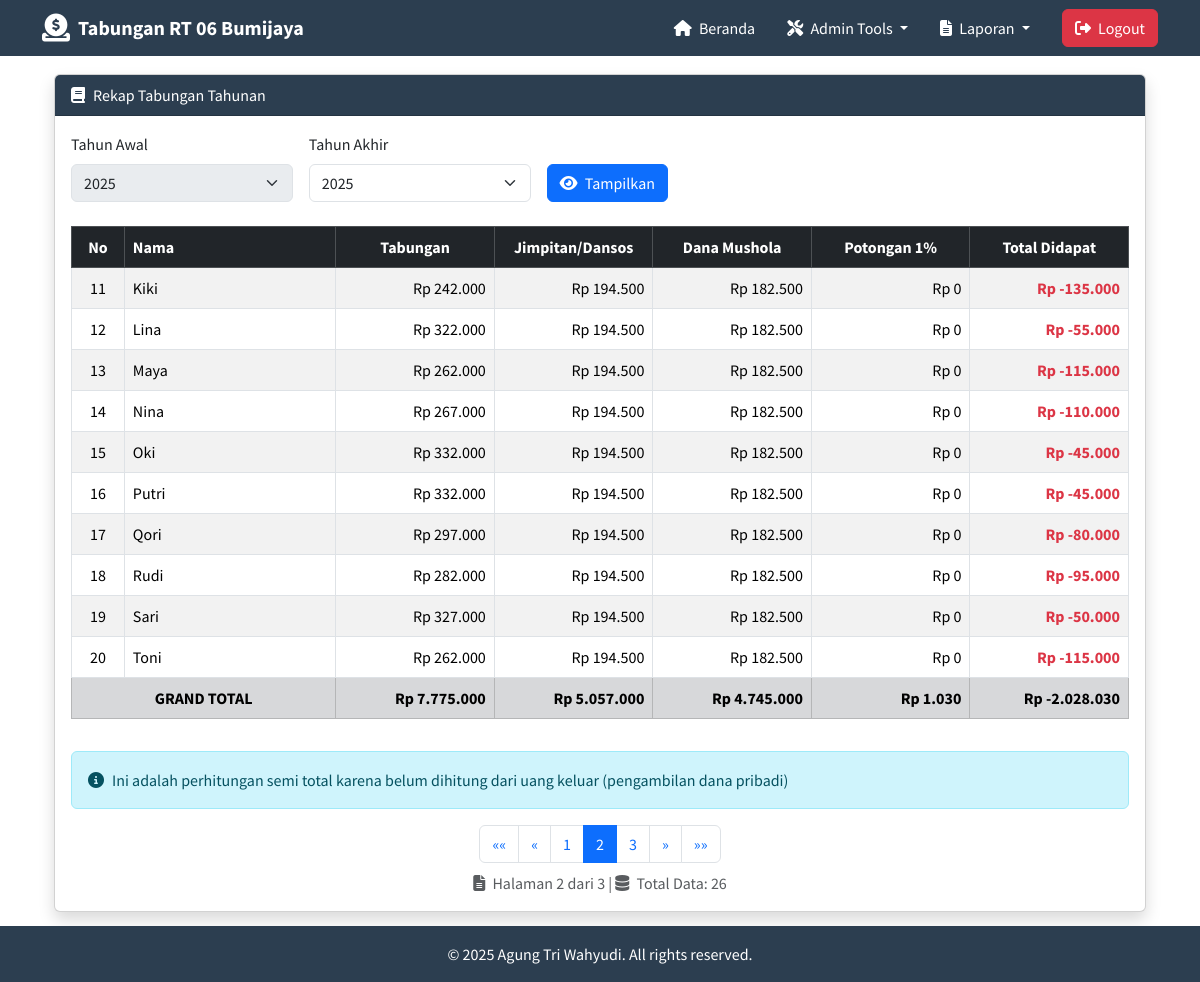
Page /rekap_tahunan.php?tahun=25&page=2 (signed in) on the committed database.
### tables this page shows
CREATE TABLE `warga` (
  `id` int NOT NULL,
  `nama` varchar(50) NOT NULL
);

### rekap_tahunan.php (the view, shortened to what this page needs)
<?php
include 'core/koneksi.php';
include 'core/headers.php';
$records_per_page = 10;
$page = isset($_GET['page']) ? (int)$_GET['page'] : 1;
$page = max($page, 1);
$offset = ($page - 1) * $records_per_page;
$tahun = isset($_GET['tahun']) ? $_GET['tahun'] : 25;
?>
<div class="container mt-4">
    <div class="card shadow">
        <div class="card-header bg-abu-abu text-white">
            <p class="mb-0"><i class="fas fa-book me-2"></i>Rekap Tabungan Tahunan</p>
        </div>
        <div class="card-body">
            <div class="row mb-4">
                <div class="col-md-8">
                    <form method="GET" class="row g-3 align-items-end">
                        <div class="col-md-4">
                            <label for="tahun_awal" class="form-label">Tahun Awal</label>
                            <select name="tahun_awal" id="tahun_awal" class="form-select" disabled>
                                <option value="25" selected>2025</option>
                            </select>
                        </div>
                        <div class="col-md-4">
                            <label for="tahun" class="form-label">Tahun Akhir</label>
                            <select name="tahun" id="tahun" class="form-select">
                                <option value="25" <?php echo ($tahun == 25) ? 'selected' : ''; ?>>2025</option>
                            </select>
                        </div>
                        <div class="col-md-4">
                            <button type="submit" class="btn btn-primary w-70 mt-2">
                                <i class="fas fa-eye me-1"></i> Tampilkan
                            </button>
                        </div>
                    </form>
                </div>
            </div>
            <?php
            $total_hari = date('L', strtotime("20$tahun-01-01")) ? 366 : 365;
            $tables_query = "SHOW TABLES LIKE 'tab_%$tahun'";
            $tables_result = $conn->query($tables_query);
            $tables = array();
            if ($tables_result) {
                while ($row = $tables_result->fetch_array()) {
                    $tables[] = $row[0];
                }
            }
            $total_records = $conn->query("SELECT COUNT(*) FROM warga")->fetch_row()[0];
            $total_pages = ceil($total_records / $records_per_page);
            $grand_total_tabungan = 0;
            $grand_total_jimpitan = 0;
            $grand_total_mushola = 0;
            $grand_total_potongan = 0;
            $grand_total_akhir = 0;
            $sql_all_warga = "SELECT id, nama FROM warga ORDER BY id ASC";
            $result_all_warga = $conn->query($sql_all_warga);
            if ($result_all_warga && $result_all_warga->num_rows > 0) {
                while ($row_warga = $result_all_warga->fetch_assoc()) {
                    $warga_id = $row_warga['id'];
                    $total_tabungan = 0;
                    foreach ($tables as $table) {
                        $sql_total = "SELECT COALESCE(SUM(jumlah), 0) AS total FROM `$table` WHERE warga_id = '$warga_id'";
                        $result_total = $conn->query($sql_total);
                        if ($result_total) {
                            $row_total = $result_total->fetch_assoc();
                            $total_tabungan += $row_total['total'];
                        }
                    }
                    $jimpitan_dansos = ($total_hari * JIMPITAN_PER_HARI) + (12 * DANSOS_PER_BULAN);
                    $dana_mushola = $total_hari * DANA_MUSHOLA_PER_HARI;
                    $total_potongan = $jimpitan_dansos + $dana_mushola;
                    $sisa_tabungan = $total_tabungan - $total_potongan;
                    $potongan_1persen = $sisa_tabungan > 0 ? $sisa_tabungan * 0.01 : 0;
                    $hasil_akhir = $sisa_tabungan - $potongan_1persen;
                    $grand_total_tabungan += $total_tabungan;
                    $grand_total_jimpitan += $jimpitan_dansos;
                    $grand_total_mushola += $dana_mushola;
                    $grand_total_potongan += $potongan_1persen;
                    $grand_total_akhir += $hasil_akhir;
                }
            }
            $sql_warga = "SELECT id, nama FROM warga ORDER BY id ASC LIMIT $offset, $records_per_page";
            $result_warga = $conn->query($sql_warga);
            if ($result_warga && $result_warga->num_rows > 0) {
                echo '<div class="table-responsive">
                        <table class="table table-striped table-bordered table-hover">
                            <thead class="table-dark">
                                <tr>
                                    <th width="5%" class="text-center">No</th>
                                    <th>Nama</th>
                                    <th width="15%" class="text-center">Tabungan</th>
                                    <th width="15%" class="text-center">Jimpitan/Dansos</th>
                                    <th width="15%" class="text-center">Dana Mushola</th>
                                    <th width="15%" class="text-center">Potongan 1%</th>
                                    <th width="15%" class="text-center">Total Didapat</th>
                                </tr>
                            </thead>
                            <tbody>';
                $no = $offset + 1;
                while ($row_warga = $result_warga->fetch_assoc()) {
                    $warga_id = $row_warga['id'];
                    $nama = $row_warga['nama'];
                    $total_tabungan = 0;
                    foreach ($tables as $table) {
                        $sql_total = "SELECT COALESCE(SUM(jumlah), 0) AS total FROM `$table` WHERE warga_id = '$warga_id'";
                        $result_total = $conn->query($sql_total);
                        if ($result_total) {
                            $row_total = $result_total->fetch_assoc();
                            $total_tabungan += $row_total['total'];
                        }
                    }
                    $jimpitan_dansos = ($total_hari * JIMPITAN_PER_HARI) + (12 * DANSOS_PER_BULAN);
                    $dana_mushola = $total_hari * DANA_MUSHOLA_PER_HARI;
                    $total_potongan = $jimpitan_dansos + $dana_mushola;
                    $sisa_tabungan = $total_tabungan - $total_potongan;
                    $potongan_1persen = $sisa_tabungan > 0 ? $sisa_tabungan * 0.01 : 0;
                    $hasil_akhir = $sisa_tabungan - $potongan_1persen;
                    echo "<tr>
                            <td class='text-center'>{$no}</td>
                            <td>" . htmlspecialchars($nama) . "</td>
                            <td class='text-end'>Rp " . number_format($total_tabungan, 0, ',', '.') . "</td>
                            <td class='text-end'>Rp " . number_format($jimpitan_dansos, 0, ',', '.') . "</td>
                            <td class='text-end'>Rp " . number_format($dana_mushola, 0, ',', '.') . "</td>
                            <td class='text-end'>Rp " . number_format($potongan_1persen, 0, ',', '.') . "</td>
                            <td class='text-end " . ($hasil_akhir < 0 ? "text-danger fw-bold" : "") . "'>Rp " . number_format($hasil_akhir, 0, ',', '.') . "</td>
                          </tr>";
                    $no++;
                }
                echo '<tr class="table-secondary">
                        <th colspan="2" class="text-center">GRAND TOTAL</th>
                        <th class="text-end">Rp ' . number_format($grand_total_tabungan, 0, ',', '.') . '</th>
                        <th class="text-end">Rp ' . number_format($grand_total_jimpitan, 0, ',', '.') . '</th>
                        <th class="text-end">Rp ' . number_format($grand_total_mushola, 0, ',', '.') . '</th>
                        <th class="text-end">Rp ' . number_format($grand_total_potongan, 0, ',', '.') . '</th>
                        <th class="text-end">Rp ' . number_format($grand_total_akhir, 0, ',', '.') . '</th>
                      </tr>';
                echo '</tbody></table></div>';
                echo '<div class="alert alert-info mt-3">
                        <i class="fas fa-info-circle me-2"></i>Ini adalah perhitungan semi total karena belum dihitung dari uang keluar (pengambilan dana pribadi)
                      </div>';
                echo '<nav aria-label="Page navigation">
                        <ul class="pagination justify-content-center mb-2">';
                if ($page > 1) {
                    echo '<li class="page-item">
                            <a class="page-link" href="?tahun=' . $tahun . '&page=1" aria-label="First">
                                <span aria-hidden="true">&laquo;&laquo;</span>
                            </a>
                          </li>
                          <li class="page-item">
                            <a class="page-link" href="?tahun=' . $tahun . '&page=' . ($page - 1) . '" aria-label="Previous">
                                <span aria-hidden="true">&laquo;</span>
                            </a>
                          </li>';
                }
                $start_page = max(1, $page - 2);
                $end_page = min($total_pages, $page + 2);
                for ($i = $start_page; $i <= $end_page; $i++) {
                    echo '<li class="page-item ' . ($i == $page ? 'active' : '') . '">
                            <a class="page-link" href="?tahun=' . $tahun . '&page=' . $i . '">' . $i . '</a>
                          </li>';
                }
                if ($page < $total_pages) {
                    echo '<li class="page-item">
                            <a class="page-link" href="?tahun=' . $tahun . '&page=' . ($page + 1) . '" aria-label="Next">
                                <span aria-hidden="true">&raquo;</span>
                            </a>
                          </li>
                          <li class="page-item">
                            <a class="page-link" href="?tahun=' . $tahun . '&page=' . $total_pages . '" aria-label="Last">
                                <span aria-hidden="true">&raquo;&raquo;</span>
                            </a>
                          </li>';
                }
                echo '</ul></nav>';
                echo '<div class="text-center text-muted">
                        <i class="fas fa-file-alt me-1"></i> Halaman ' . $page . ' dari ' . $total_pages . ' |
                        <i class="fas fa-database me-1"></i> Total Data: ' . $total_records . '
                      </div>';
            } else {
                echo '<div class="alert alert-info text-center">
                        <i class="fas fa-info-circle me-2"></i>Tidak ada data warga.
                      </div>';
            }
            ?>
        </div>
    </div>
</div>
<?php include 'core/footer.php'; ?>

### assets/css/main.css (style rules this page uses)
body, .btn, .form-control, .nav, .card, h1, h2, h3, h4, h5, h6, p, a, span, div { font-family: "Source Sans Pro", sans-serif !important; }
.fa, .fas, .far, .fal, .fab { font-family: "Font Awesome 6 Free" !important; font-weight: 900; }
.bg-abu-abu { --bs-bg-opacity: 1; background-color: #2c3e50 !important; }

### rows in the picture
warga: nama "Kiki", total_tabungan "242.000", jimpitan_dansos "194.500", dana_mushola "182.500", potongan_1persen "0", hasil_akhir "-135.000"
warga: nama "Lina", total_tabungan "322.000", jimpitan_dansos "194.500", dana_mushola "182.500", potongan_1persen "0", hasil_akhir "-55.000"
warga: nama "Maya", total_tabungan "262.000", jimpitan_dansos "194.500", dana_mushola "182.500", potongan_1persen "0", hasil_akhir "-115.000"
warga: nama "Nina", total_tabungan "267.000", jimpitan_dansos "194.500", dana_mushola "182.500", potongan_1persen "0", hasil_akhir "-110.000"
warga: nama "Oki", total_tabungan "332.000", jimpitan_dansos "194.500", dana_mushola "182.500", potongan_1persen "0", hasil_akhir "-45.000"
warga: nama "Putri", total_tabungan "332.000", jimpitan_dansos "194.500", dana_mushola "182.500", potongan_1persen "0", hasil_akhir "-45.000"
warga: nama "Qori", total_tabungan "297.000", jimpitan_dansos "194.500", dana_mushola "182.500", potongan_1persen "0", hasil_akhir "-80.000"
warga: nama "Rudi", total_tabungan "282.000", jimpitan_dansos "194.500", dana_mushola "182.500", potongan_1persen "0", hasil_akhir "-95.000"
warga: nama "Sari", total_tabungan "327.000", jimpitan_dansos "194.500", dana_mushola "182.500", potongan_1persen "0", hasil_akhir "-50.000"
warga: nama "Toni", total_tabungan "262.000", jimpitan_dansos "194.500", dana_mushola "182.500", potongan_1persen "0", hasil_akhir "-115.000"

### other values in the picture
$grand_total_tabungan "7.775.000"
$grand_total_jimpitan "5.057.000"
$grand_total_mushola "4.745.000"
$grand_total_potongan "1.030"
$grand_total_akhir "-2.028.030"
$page "2"
$total_pages "3"
$total_records "26"
